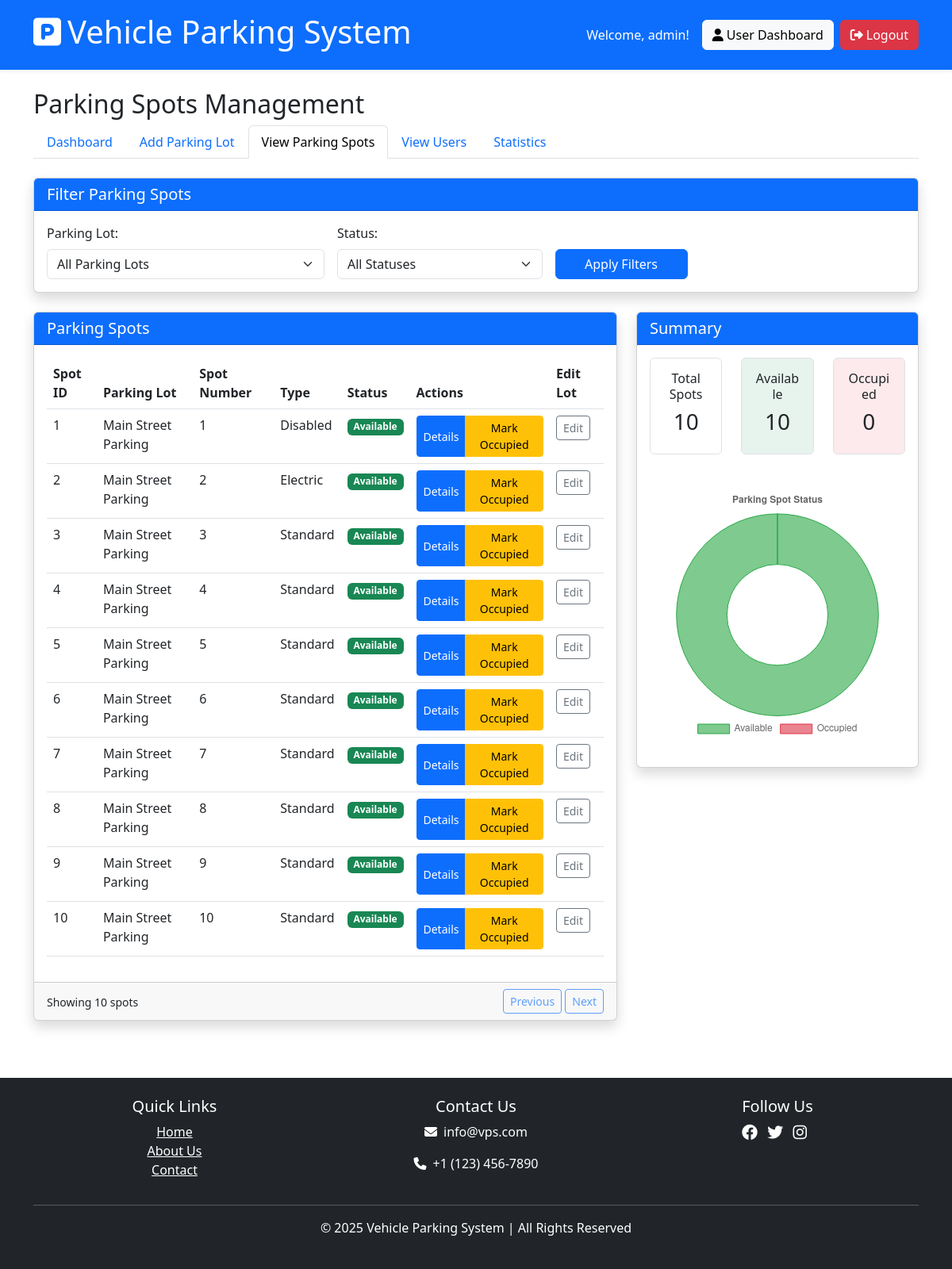
Page /admin/view_parking_spots (signed in) on the earlier database version.
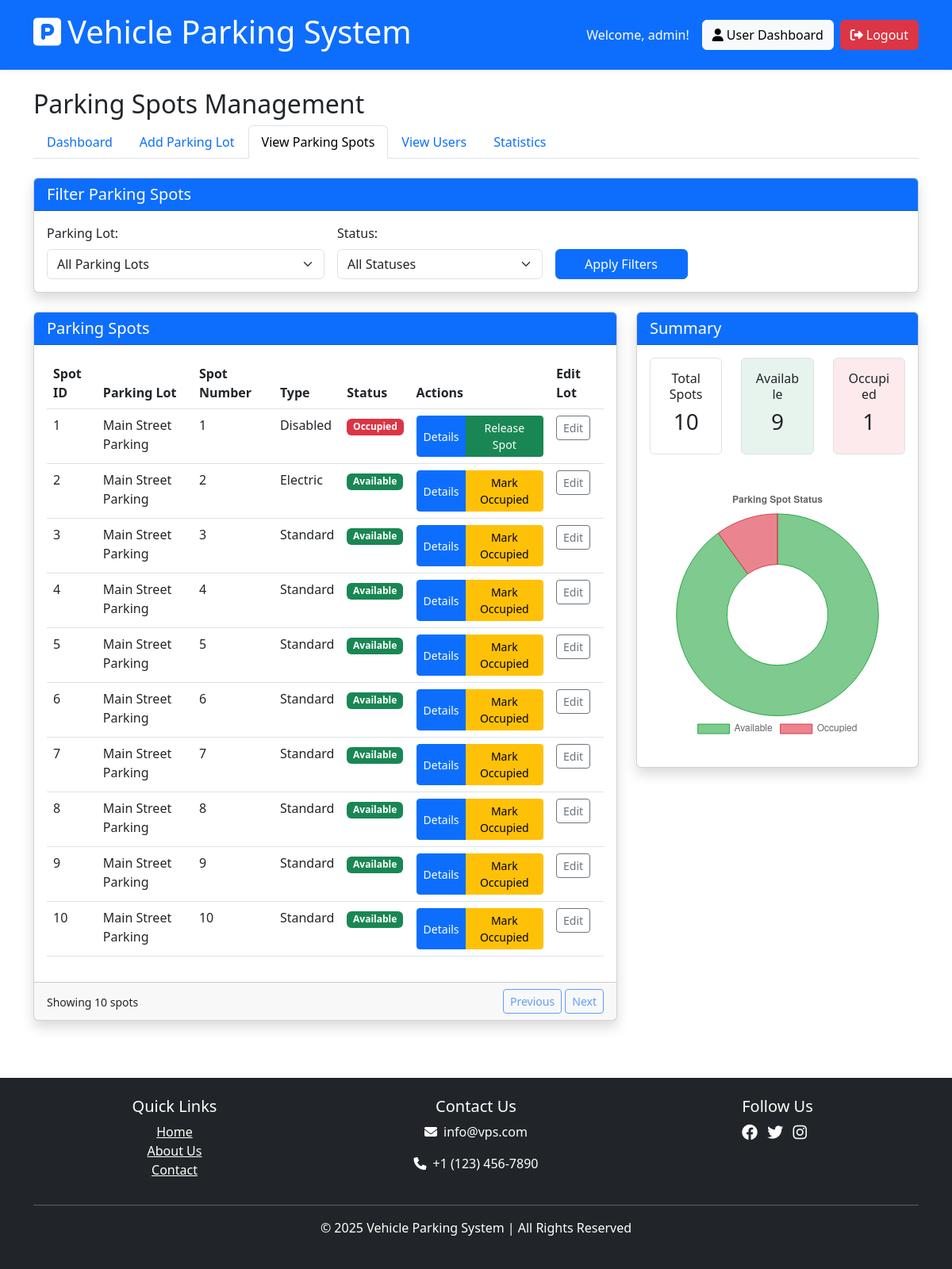
Same page on the later database version.
### models/admin.py (models this page shows, shortened)
class Admin(db.Model, UserMixin):
    __tablename__ = 'admin'
    id = db.Column(db.Integer, primary_key=True)
    username = db.Column(db.String(100), unique=True, nullable=False)
    password_hash = db.Column(db.String(200), nullable=False)

### models/parking_spot.py (models this page shows, shortened)
class ParkingSpot(db.Model):
    id = db.Column(db.Integer, primary_key=True)
    spot_id = db.Column(db.String(50), nullable=False, unique=True)
    spot_number = db.Column(db.Integer, nullable=False)  # New: store the spot number as integer
    parking_lot_id = db.Column(db.Integer, db.ForeignKey('parking_lot.id'), nullable=False)
    is_available = db.Column(db.Boolean, default=True)
    spot_type = db.Column(db.String(50), default='standard')  # standard, disabled, electric, etc.
    created_on = db.Column(db.DateTime, default=lambda: datetime.now(timezone.utc))
    bookings = db.relationship('Booking', backref='spot', lazy=True, cascade="all, delete-orphan")
    @property
    def lot_id(self):
        return self.parking_lot_id

### models/parking_lot.py (models this page shows, shortened)
class ParkingLot(db.Model):
    id = db.Column(db.Integer, primary_key=True)
    name = db.Column(db.String(100), nullable=False)
    address = db.Column(db.String(200), nullable=False)
    pin_code = db.Column(db.String(20), nullable=False)
    postcode_level = db.Column(db.String(50))
    available_spots = db.Column(db.Integer, default=0)
    created_on = db.Column(db.DateTime, default=lambda: datetime.now(timezone.utc))
    price = db.Column(db.Float, default=2.50, nullable=False)
    total_spots = db.Column(db.Integer, default=0, nullable=False)
    parking_spots = db.relationship('ParkingSpot', backref='parking_lot', lazy=True, cascade="all, delete-orphan")
    @property
    def prime_location_name(self):
        """Alias for name"""
        return self.name

### routes/admin_routes.py (the view)
@admin_bp.route('/view_parking_spots')
@login_required
@admin_required
def view_parking_spots():
    lots = ParkingLot.query.all()
    lot_id = request.args.get('lot_id', type=int)
    status = request.args.get('status')
    spot_type = request.args.get('type')
    query = ParkingSpot.query
    if lot_id:
        query = query.filter_by(lot_id=lot_id)
    if status:
        if status == 'available':
            query = query.filter_by(is_available=True)
        elif status == 'occupied':
            query = query.filter_by(is_available=False)
    if spot_type and spot_type != 'all':
        query = query.filter_by(spot_type=spot_type)
    spots = query.all()
    total_spots = len(spots)
    available_spots = sum(1 for spot in spots if spot.is_available)
    occupied_spots = total_spots - available_spots
    return render_template('admin/view_parking_spots.html',
                          lots=lots,
                          spots=spots,
                          total_spots=total_spots,
                          available_spots=available_spots,
                          occupied_spots=occupied_spots,
                          selected_lot_id=lot_id)

### extensions.py (called while the page is built)
@login_manager.user_loader
def load_user(user_id):
    from models.admin import Admin
    from models.user import User
    admin = Admin.query.get(int(user_id))
    if admin:
        return admin
    return User.query.get(int(user_id))

### routes/admin_routes.py (called while the page is built, shortened)
def admin_required(f):
    @wraps(f)
    def decorated_function(*args, **kwargs):
        if not current_user.is_authenticated:
            flash('Please login to access this page.', 'warning')
            return redirect(url_for('admin.login'))
        return f(*args, **kwargs)
    return decorated_function

### templates/admin/view_parking_spots.html (shortened to what this page needs)
{% extends 'shared/base.html' %}
{% block content %}
<div class="row mb-4">
    <div class="col-12">
        <h2>Parking Spots Management</h2>
        <nav>
            <div class="nav nav-tabs" id="nav-tab" role="tablist">
                <a class="nav-link" href="{{ url_for('admin.dashboard') }}">Dashboard</a>
                <a class="nav-link" href="{{ url_for('admin.add_parking_lot') }}">Add Parking Lot</a>
                <a class="nav-link active" href="{{ url_for('admin.view_parking_spots') }}">View Parking Spots</a>
                <a class="nav-link" href="{{ url_for('admin.view_user') }}">View Users</a>
                <a class="nav-link" href="{{ url_for('admin.statistics') }}">Statistics</a>
            </div>
        </nav>
    </div>
</div>
<div class="row mb-4">
    <div class="col-12">
        <div class="card shadow">
            <div class="card-header bg-primary text-white">
                <h5 class="card-title mb-0">Filter Parking Spots</h5>
            </div>
            <div class="card-body">
                <form method="GET" action="{{ url_for('admin.view_parking_spots') }}" class="row g-3">
                    <div class="col-md-4">
                        <label for="lot_id" class="form-label">Parking Lot:</label>
                        <select class="form-select" id="lot_id" name="lot_id">
                            <option value="">All Parking Lots</option>
                        </select>
                    </div>
                    <div class="col-md-3">
                        <label for="status" class="form-label">Status:</label>
                        <select class="form-select" id="status" name="status">
                            <option value="">All Statuses</option>
                        </select>
                    </div>
                    <div class="col-md-2 d-flex align-items-end">
                        <div class="d-grid w-100">
                            <button type="submit" class="btn btn-primary">Apply Filters</button>
                        </div>
                    </div>
                </form>
            </div>
        </div>
    </div>
</div>
<div class="row mb-4">
    <div class="col-md-8">
        <div class="card shadow">
            <div class="card-header bg-primary text-white">
                <h5 class="card-title mb-0">Parking Spots</h5>
            </div>
            <div class="card-body">
                <div class="table-responsive">
                    <table class="table table-hover">
                        <thead>
                            <tr>
                                <th>Spot ID</th>
                                <th>Parking Lot</th>
                                <th>Spot Number</th>
                                <th>Type</th>
                                <th>Status</th>
                                <th>Actions</th>
                                <th>Edit Lot</th>
                            </tr>
                        </thead>
                        <tbody>
                            {% for spot in spots %}
                            {% set lot = spot.parking_lot %}
                            <tr>
                                <td>{{ spot.id }}</td>
                                <td>{{ lot.name if lot else 'N/A' }}</td>
                                <td>{{ spot.spot_number }}</td>
                                <td>{{ spot.spot_type|capitalize }}</td>
                                <td>
                                    <span class="badge {% if spot.is_available %}bg-success{% else %}bg-danger{% endif %}">
                                        {{ 'Available' if spot.is_available else 'Occupied' }}
                                    </span>
                                </td>
                                <td>
                                    <div class="btn-group">
                                        <button type="button" class="btn btn-sm btn-primary" data-bs-toggle="modal" data-bs-target="#spotDetailsModal"
                                                data-spot-id="{{ spot.id }}" data-spot-number="{{ spot.spot_number }}"
                                                data-lot-name="{{ lot.name if lot else 'N/A' }}" data-spot-type="{{ spot.spot_type }}">
                                            Details
                                        </button>
                                        {% if spot.is_available %}
                                        <button type="button" class="btn btn-sm btn-warning" data-bs-toggle="modal" data-bs-target="#markOccupiedModal"
                                                data-spot-id="{{ spot.id }}" data-spot-number="{{ spot.spot_number }}">
                                            Mark Occupied
                                        </button>
                                        {% else %}
                                        <button type="button" class="btn btn-sm btn-success" data-bs-toggle="modal" data-bs-target="#releaseSpotModal"
                                                data-spot-id="{{ spot.id }}" data-spot-number="{{ spot.spot_number }}">
                                            Release Spot
                                        </button>
                                        {% endif %}
                                    </div>
                                </td>
                                <td>
                                    {% if lot %}
                                    <button type="button" class="btn btn-sm btn-outline-secondary" data-bs-toggle="modal" data-bs-target="#editLotModal"
                                            data-lot-id="{{ lot.id }}" data-lot-name="{{ lot.name }}" data-lot-address="{{ lot.address }}" data-lot-pin="{{ lot.pin_code }}" data-lot-price="{{ lot.price }}">
                                        Edit
                                    </button>
                                    {% else %}
                                    <span class="text-muted">N/A</span>
                                    {% endif %}
                                </td>
                            </tr>
                            {% endfor %}
                        </tbody>
                    </table>
                </div>
            </div>
            <div class="card-footer">
                <div class="d-flex justify-content-between align-items-center">
                    <div>
                        <small>Showing {{ spots|length }} spots</small>
                    </div>
                    <div>
                        <button class="btn btn-sm btn-outline-primary" disabled>Previous</button>
                        <button class="btn btn-sm btn-outline-primary" disabled>Next</button>
                    </div>
                </div>
            </div>
        </div>
    </div>
    <div class="col-md-4">
        <div class="card shadow">
            <div class="card-header bg-primary text-white">
                <h5 class="card-title mb-0">Summary</h5>
            </div>
            <div class="card-body">
                <div class="mb-4">
                    <div class="row text-center">
                        <div class="col-md-4 mb-3">
                            <div class="border rounded p-3">
                                <h6>Total Spots</h6>
                                <h3>{{ total_spots }}</h3>
                            </div>
                        </div>
                        <div class="col-md-4 mb-3">
                            <div class="border rounded p-3 bg-success bg-opacity-10">
                                <h6>Available</h6>
                                <h3>{{ available_spots }}</h3>
                            </div>
                        </div>
                        <div class="col-md-4 mb-3">
                            <div class="border rounded p-3 bg-danger bg-opacity-10">
                                <h6>Occupied</h6>
                                <h3>{{ occupied_spots }}</h3>
                            </div>
                        </div>
                    </div>
                </div>
                <div class="mb-3">
                    <canvas id="spotStatusChart"></canvas>
                </div>
            </div>
        </div>
    </div>
</div>
{% endblock %}

### templates/shared/base.html (shortened to what this page needs)
<!DOCTYPE html>
<html lang="en">
<head>
    <link rel="stylesheet" href="{{ url_for('static', filename='css/style.css') }}">
    <link href="https://cdn.jsdelivr.net/npm/bootstrap@5.3.0/dist/css/bootstrap.min.css" rel="stylesheet">
    <link rel="stylesheet" href="https://cdnjs.cloudflare.com/ajax/libs/font-awesome/6.4.0/css/all.min.css">
</head>
<body class="d-flex flex-column min-vh-100">
    <header class="bg-primary text-white p-3 shadow-sm">
        <div class="container">
            <div class="d-flex justify-content-between align-items-center">
                <a href="{{ url_for('main.index') }}" class="text-white text-decoration-none">
                    <h1><i class="fas fa-parking me-2"></i>Vehicle Parking System</h1>
                </a>
                <nav class="navbar-nav d-flex flex-row">
                    {% if current_user.is_authenticated %}
                        <div class="d-flex align-items-center">
                            <span class="me-3">Welcome, {{ current_user.username }}!</span>
                            {% if current_user.is_admin %}
                                <a href="{{ url_for('admin.dashboard') }}" class="btn btn-light me-2">
                                    <i class="fas fa-tachometer-alt me-1"></i>Admin Dashboard
                                </a>
                            {% else %}
                                <a href="{{ url_for('user.dashboard') }}" class="btn btn-light me-2">
                                    <i class="fas fa-user me-1"></i>User Dashboard
                                </a>
                            {% endif %}
                            <a href="{{ url_for('auth.logout') }}" class="btn btn-danger">
                                <i class="fas fa-sign-out-alt me-1"></i>Logout
                            </a>
                        </div>
                    {% endif %}
                </nav>
            </div>
        </div>
    </header>
    <main class="flex-grow-1">
        <div class="container mt-4">
            {% block content %}{% endblock %}
        </div>
    </main>
    <footer class="mt-5 p-4 bg-dark text-white text-center">
        <div class="container">
            <div class="row">
                <div class="col-md-4">
                    <h5>Quick Links</h5>
                    <ul class="list-unstyled">
                        <li><a href="{{ url_for('main.index') }}" class="text-white">Home</a></li>
                        <li><a href="{{ url_for('main.about') }}" class="text-white">About Us</a></li>
                        <li><a href="{{ url_for('main.contact') }}" class="text-white">Contact</a></li>
                    </ul>
                </div>
                <div class="col-md-4">
                    <h5>Contact Us</h5>
                    <p><i class="fas fa-envelope me-2"></i>info@vps.com</p>
                    <p><i class="fas fa-phone me-2"></i>+1 (123) 456-7890</p>
                </div>
                <div class="col-md-4">
                    <h5>Follow Us</h5>
                    <div class="social-icons">
                        <a href="#" class="text-white me-2"><i class="fab fa-facebook fa-lg"></i></a>
                        <a href="#" class="text-white me-2"><i class="fab fa-twitter fa-lg"></i></a>
                        <a href="#" class="text-white me-2"><i class="fab fa-instagram fa-lg"></i></a>
                    </div>
                </div>
            </div>
            <hr class="my-3">
            <p>&copy; 2025 Vehicle Parking System | All Rights Reserved</p>
        </div>
    </footer>
</body>
</html>

Differences in the rows shown:
changed ParkingSpot "Disabled": is_available "Available" → "Occupied"; is_available "Mark Occupied" → "Release Spot"
Other differences:
{{ available_spots }}: "10" → "9"
{{ occupied_spots }}: "0" → "1"
chart data {{ available_spots }}: 10 → 9
chart data {{ occupied_spots }}: 0 → 1
